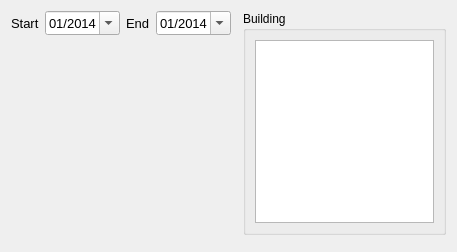
<?xml version="1.0" encoding="UTF-8"?>
<ui version="4.0">
 <class>W_Dashboard_check_rents_distribution</class>
 <widget class="QWidget" name="W_Dashboard_check_rents_distribution">
  <property name="geometry">
   <rect>
    <x>0</x>
    <y>0</y>
    <width>457</width>
    <height>252</height>
   </rect>
  </property>
  <property name="sizePolicy">
   <sizepolicy hsizetype="Preferred" vsizetype="Preferred">
    <horstretch>0</horstretch>
    <verstretch>0</verstretch>
   </sizepolicy>
  </property>
  <property name="windowTitle">
   <string>Form</string>
  </property>
  <layout class="QGridLayout" name="gridLayout">
   <item row="1" column="0" rowspan="2" colspan="5">
    <layout class="QGridLayout" name="l_chart"/>
   </item>
   <item row="0" column="1">
    <widget class="QDateEdit" name="de_date_start">
     <property name="sizePolicy">
      <sizepolicy hsizetype="Maximum" vsizetype="Fixed">
       <horstretch>0</horstretch>
       <verstretch>0</verstretch>
      </sizepolicy>
     </property>
     <property name="font">
      <font>
       <pointsize>10</pointsize>
      </font>
     </property>
     <property name="minimumDate">
      <date>
       <year>2014</year>
       <month>1</month>
       <day>1</day>
      </date>
     </property>
     <property name="displayFormat">
      <string>MM/yyyy</string>
     </property>
     <property name="calendarPopup">
      <bool>true</bool>
     </property>
    </widget>
   </item>
   <item row="0" column="3">
    <widget class="QDateEdit" name="de_date_end">
     <property name="sizePolicy">
      <sizepolicy hsizetype="Maximum" vsizetype="Fixed">
       <horstretch>0</horstretch>
       <verstretch>0</verstretch>
      </sizepolicy>
     </property>
     <property name="font">
      <font>
       <pointsize>10</pointsize>
      </font>
     </property>
     <property name="minimumDate">
      <date>
       <year>2014</year>
       <month>1</month>
       <day>1</day>
      </date>
     </property>
     <property name="displayFormat">
      <string>MM/yyyy</string>
     </property>
     <property name="calendarPopup">
      <bool>true</bool>
     </property>
    </widget>
   </item>
   <item row="0" column="2">
    <widget class="QLabel" name="label_2">
     <property name="sizePolicy">
      <sizepolicy hsizetype="Maximum" vsizetype="Preferred">
       <horstretch>0</horstretch>
       <verstretch>0</verstretch>
      </sizepolicy>
     </property>
     <property name="font">
      <font>
       <pointsize>10</pointsize>
      </font>
     </property>
     <property name="text">
      <string>End</string>
     </property>
    </widget>
   </item>
   <item row="0" column="0">
    <widget class="QLabel" name="label">
     <property name="sizePolicy">
      <sizepolicy hsizetype="Maximum" vsizetype="Preferred">
       <horstretch>0</horstretch>
       <verstretch>0</verstretch>
      </sizepolicy>
     </property>
     <property name="font">
      <font>
       <pointsize>10</pointsize>
      </font>
     </property>
     <property name="text">
      <string>Start</string>
     </property>
    </widget>
   </item>
   <item row="0" column="5" rowspan="2">
    <widget class="QGroupBox" name="groupBox">
     <property name="title">
      <string>Building</string>
     </property>
     <layout class="QGridLayout" name="gridLayout_2">
      <item row="0" column="0">
       <widget class="QListWidget" name="lw_properties">
        <property name="selectionMode">
         <enum>QAbstractItemView::SelectionMode::MultiSelection</enum>
        </property>
       </widget>
      </item>
     </layout>
    </widget>
   </item>
  </layout>
 </widget>
 <resources/>
 <connections/>
</ui>
